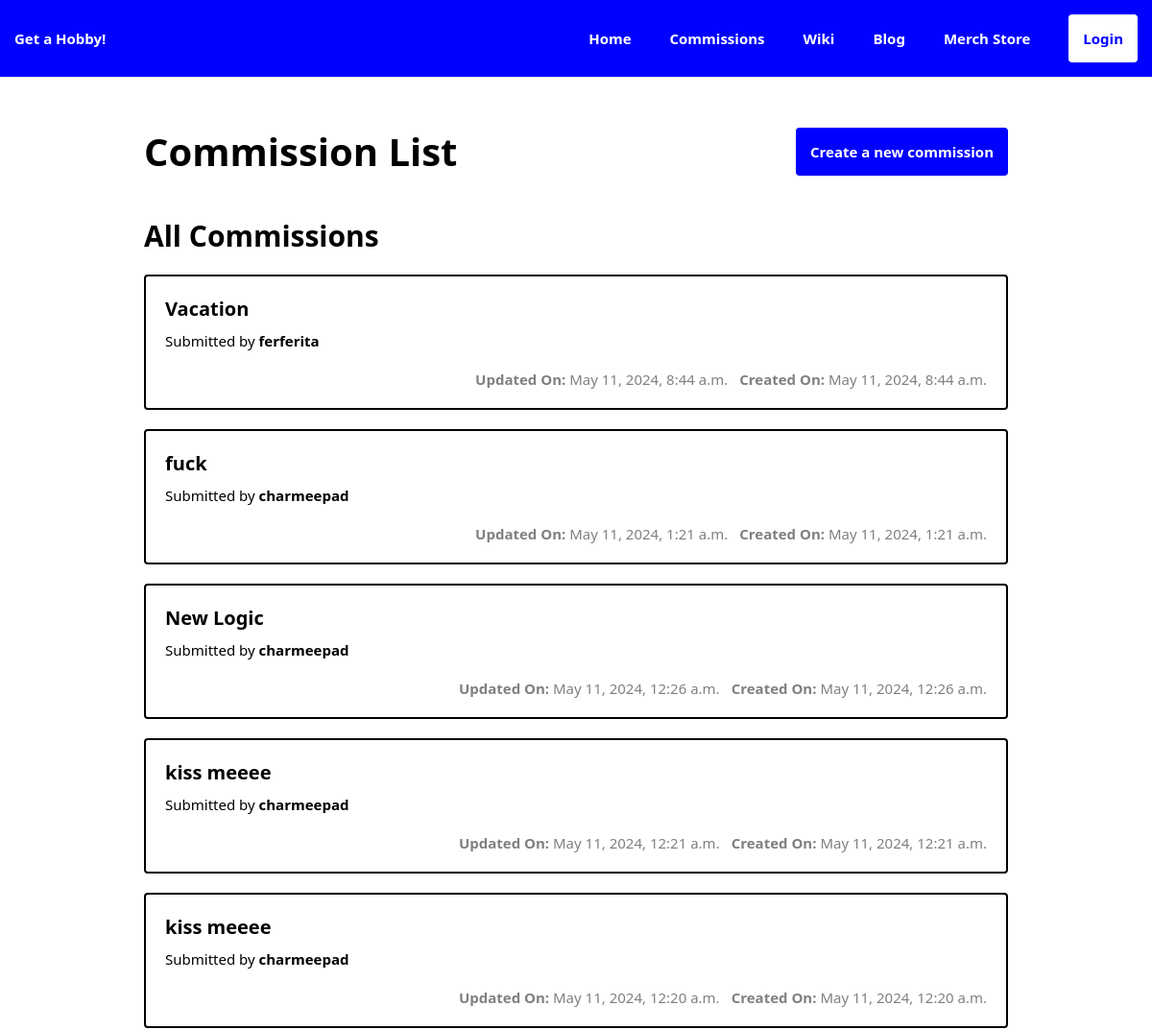
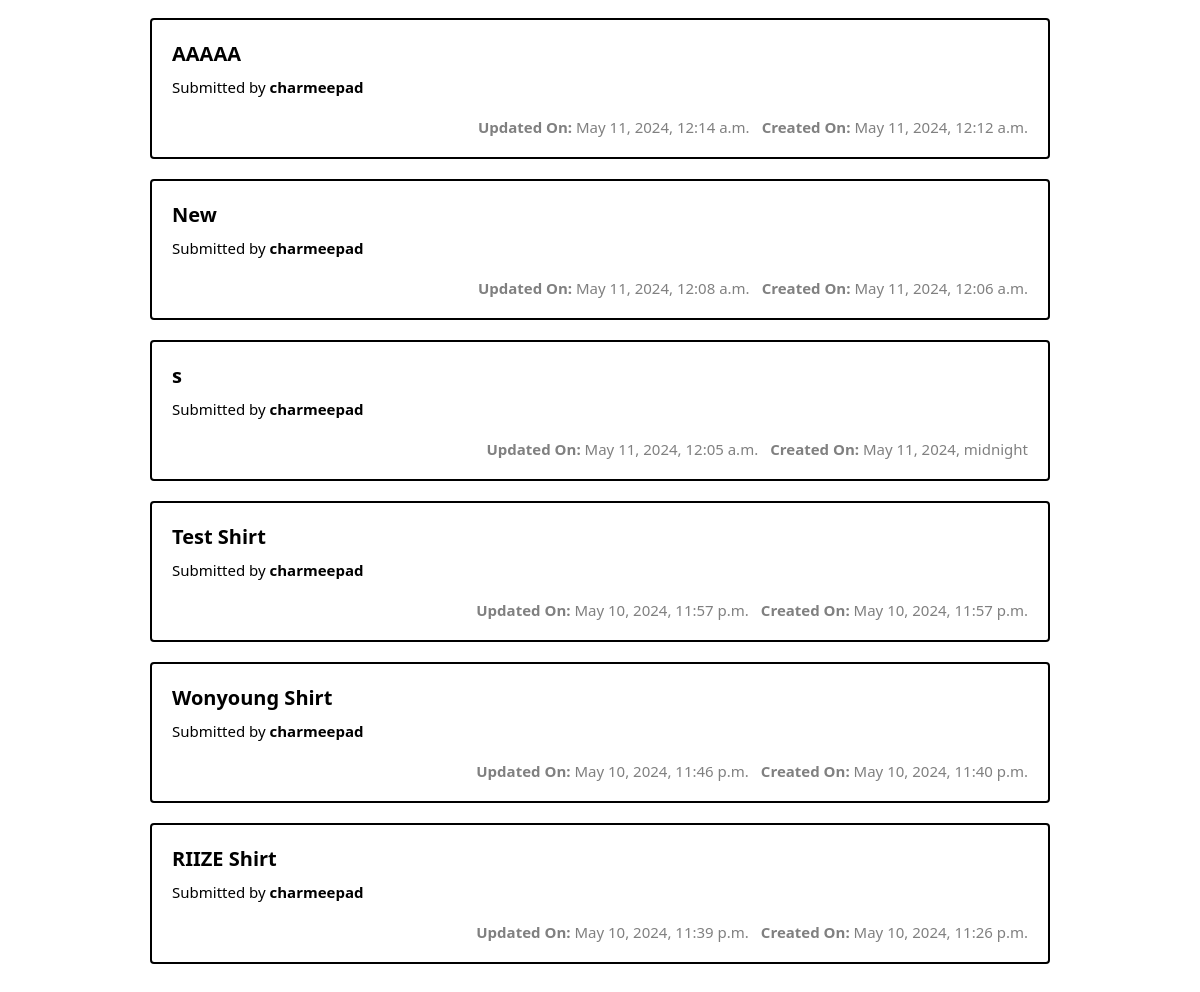
The app's page /commissions/list/, older data (2 pictures, top to bottom).
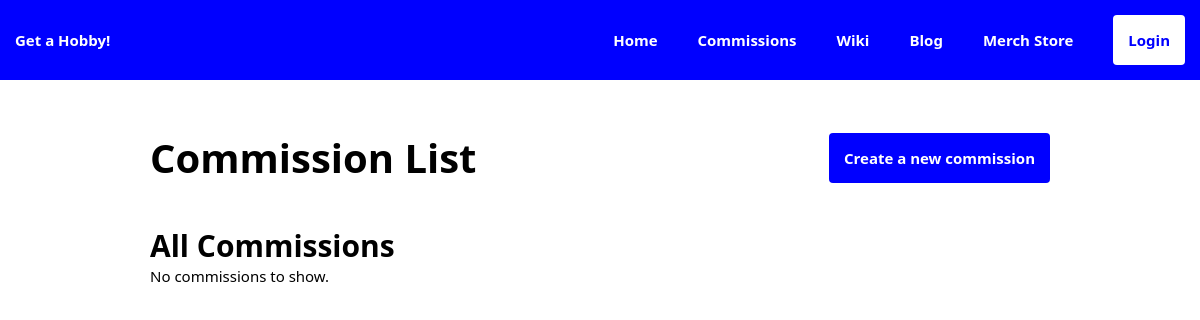
The same page, newer data.
### commissions/models.py (models this page shows, shortened)
class Commission(models.Model):
    title = models.CharField(max_length=255)
    description = models.TextField()
    author = models.ForeignKey(Profile, on_delete=models.CASCADE, related_name='created_commissions', null=True)
    status = models.CharField(max_length=12, choices=(
        ('Open', 'Open'),
        ('Full' ,'Full'),
        ('Completed', 'Completed'),
        ('Discontinued', 'Discontinued'),
    ), default='Open')
    created_on = models.DateTimeField(auto_now_add=True)
    updated_on = models.DateTimeField(auto_now=True)
    class Meta:
        ordering = ["-created_on"]

### user_management/models.py (models this page shows)
class Profile(models.Model):
    user = models.OneToOneField(User, on_delete=models.CASCADE)
    display_name = models.CharField(max_length=63)
    email_address = models.EmailField()
    def __str__(self):
        return self.display_name

### commissions/views.py (the view)
# urls.py: path('list/', views.CommissionListView.as_view(), name='commission_list'),
class CommissionListView(ListView):
    template_name = 'commissions/commission_list.html'
    def get_queryset(self):
        queryset1 = Commission.objects.all()
        queryset2 = JobApplication.objects.all()
        combined_queryset = list(queryset1) + list(queryset2)
        return combined_queryset
    def get_context_data(self, **kwargs):
        context = super().get_context_data(**kwargs)
        model1_objects = Commission.objects.all()
        model2_objects = JobApplication.objects.all()
        if self.request.user.is_authenticated:
            model3_objects = Commission.objects.all().filter(author=self.request.user.profile)
            model2_objects = JobApplication.objects.all().filter(applicant=self.request.user.profile)
        else:
            model3_objects = Commission.objects.none()
            model2_objects = JobApplication.objects.none()
        context['commissions'] = model1_objects
        context['applications'] = model2_objects
        context['user_commissions'] = model3_objects
        return context

### templates/commissions/commission_list.html (shortened to what this page needs)
{% extends 'base.html' %}
{% load static %}
{% block content %}
<body>
    <div class="commissions-header">
        <h1>Commission List</h1>
        <div class="commissions-create-button">
            <a href="{% url 'commissions:commission_create' %}">
            Create a new commission</a>
        </div>
    </div>
<h2>All Commissions</h2>
    <ul class="commissions-section">
        {% for commission in commissions %}
            <a class="commission-link" href="{% url 'commissions:commission_detail' commission.pk %}">
                <li class="commission">
                    <div class="commission-info">
                        <h3 class="commission-name">{{ commission.title }}</h3>
                        <div class="commission-author">Submitted by <strong>{{commission.author}}</strong></div>
                        <div class="commission-stats">
                            <p><span class="commission-label stat">Updated On: </span>{{ commission.updated_on }}</p>
                            <p><span class="commission-label stat">Created On: </span>{{ commission.created_on }}</p>
                        </div>
                    </div>
                </li>
            </a>
        {% empty %}
            <li class="no-comment">No commissions to show.</li>
        {% endfor %}
    </ul>
</body>
</html>
{% endblock %}

### templates/base.html (shortened to what this page needs)
{% load static %}
<!DOCTYPE html>
<html lang="en">
<head>
    <link rel="stylesheet" href="{% static 'css/style.css' %}">
</head>
<body>
    <nav>
        <div class="nav-left">
            Get a Hobby!
        </div>
        <div class="nav-right">
            <ul class="nav-list">
                <li><a href="{% url 'homepage'%}">Home</a>
                </li>
                <li><a href="{% url 'commissions:commission_list' %}">Commissions</a></li>
                <li><a href="{% url 'wiki:article_list' %}">Wiki</a></li>
                <li><a href="{% url 'blog:articles_list' %}">Blog</a></li>
                <li><a href="{% url 'merchstore:item_list' %}">Merch Store</a></li>
            </ul>
            {% if user.is_authenticated %}
                <form action="{% url 'logout' %}" method="POST">
                    {% csrf_token %}
                    <button type="submit" class="nav-log">Logout</button>
                </form>
            {% else %}
                <a class='nav-log' href="{% url 'login' %}">Login</a>
            {% endif %}
        </div>
    </nav>
    <div class="content-container">
    {% block content %}
    {% endblock %}
</body>
</html>

### static/css/style.css (style rules this page uses)
* { margin: 0px; padding: 0px; font-size: 15px; box-sizing: border-box; font-family: system-ui, -apple-system, BlinkMacSystemFont, 'Segoe UI', Roboto, Oxygen, Ubuntu, Cantarell, 'Open Sans', 'Helvetica Neue', sans-serif; }
body { width: 100%; margin: auto; }
nav { width: 100%; display: flex; flex-direction: row; justify-content: space-between; background-color: blue; align-items: center; color: white; padding: 15px; }
h1 { font-size: 40px; }
h2 { font-size: 30px; margin-top: 40px; }
.nav-left { width: 30%; font-weight: bold; }
.nav-right { flex: 1; display: flex; flex-direction: row; justify-content: right; align-items: center; }
.nav-log { background-color: white; color: blue; border-radius: 4px; padding: 15px; font-weight: bold; text-decoration-line: none; }
.nav-right ul { flex: 1; display: flex; flex-direction: row; justify-content: right; }
.nav-right ul li { list-style-type: none; margin-right: 40px; font-weight: bold; }
.nav-right ul li a { color: white; text-decoration: none; }
.content-container { max-width: 1000px; margin: auto; padding: 50px; overflow-y: scroll; }
.commissions-header { display: flex; flex-direction: row; justify-content: space-between; align-items: center; }
.commissions-create-button { height: auto; padding: 15px; background: blue; border-radius: 4px; color: white; display: flex; flex-direction: row; align-items: center; }
.commissions-create-button a { color: white; text-decoration: none; font-weight: bold; display: flex; flex-direction: row; align-items: center; width: auto; }
.no-comment { list-style: none; }

Row changes from the older to the newer data that the page shows:
removed Commission: title "Vacation", author "ferferita", updated_on "May 11, 2024, 8:44 a.m.", created_on "May 11, 2024, 8:44 a.m."
removed Commission: title "fuck", author "charmeepad", updated_on "May 11, 2024, 1:21 a.m.", created_on "May 11, 2024, 1:21 a.m."
removed Commission: title "New Logic", author "charmeepad", updated_on "May 11, 2024, 12:26 a.m.", created_on "May 11, 2024, 12:26 a.m."
removed Commission: title "kiss meeee", author "charmeepad", updated_on "May 11, 2024, 12:21 a.m.", created_on "May 11, 2024, 12:21 a.m."
removed Commission: title "kiss meeee", author "charmeepad", updated_on "May 11, 2024, 12:20 a.m.", created_on "May 11, 2024, 12:20 a.m."
removed Commission: title "AAAAA", author "charmeepad", updated_on "May 11, 2024, 12:14 a.m.", created_on "May 11, 2024, 12:12 a.m."
removed Commission: title "New", author "charmeepad", updated_on "May 11, 2024, 12:08 a.m.", created_on "May 11, 2024, 12:06 a.m."
removed Commission: title "s", author "charmeepad", updated_on "May 11, 2024, 12:05 a.m.", created_on "May 11, 2024, midnight"
removed Commission: title "Test Shirt", author "charmeepad", updated_on "May 10, 2024, 11:57 p.m.", created_on "May 10, 2024, 11:57 p.m."
removed Commission: title "Wonyoung Shirt", author "charmeepad", updated_on "May 10, 2024, 11:46 p.m.", created_on "May 10, 2024, 11:40 p.m."
removed Commission: title "RIIZE Shirt", author "charmeepad", updated_on "May 10, 2024, 11:39 p.m.", created_on "May 10, 2024, 11:26 p.m."
Text that changed along with them:
text now shown: "No commissions to show."
